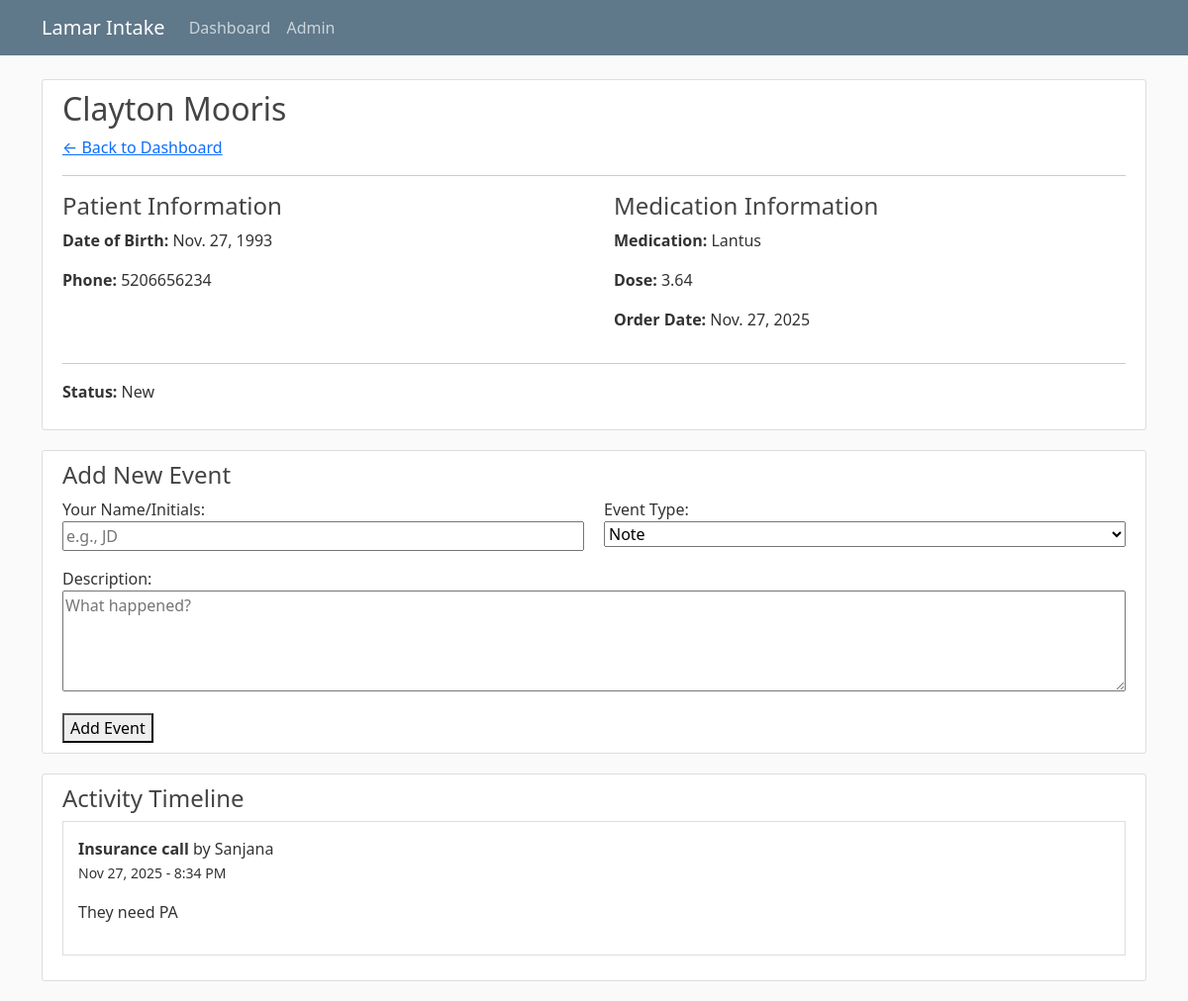
The page /prescription/4/ on the database its author committed.
### workflow/models.py (models this page shows, shortened)
class Prescription(models.Model):
    STATUS_CHOICES = [
        ('NEW', 'New'),
        ('INS_VERIFY', 'Verifying Insurance'),
        ('PA', 'Prior Auth'),
        ('INFO_REQ', 'Info Requested'),
        ('READY', 'Ready for Review'),
    ]
    patient_name = models.CharField(max_length=255)
    patient_dob = models.DateField()
    patient_phone = models.CharField(max_length=20, blank=True)
    medication_name = models.CharField(max_length=100)
    medication_dose = models.CharField(max_length=100)
    medication_order_date = models.DateField()
    status = models.CharField(max_length=100, choices=STATUS_CHOICES, default='NEW')
    created_at = models.DateTimeField(auto_now_add=True)
    updated_at = models.DateTimeField(auto_now=True)
    class Meta:
        ordering = ['-updated_at']
        unique_together = ['patient_name', 'patient_dob', 'medication_name', 'medication_order_date']

class Event(models.Model):
    EVENT_TYPES = [
        ('NOTE', 'Note'),
        ('INS', 'Insurance call'),
        ('STATUS', 'Status Change'),
        ('OTHER', 'Other'),
    ]
    prescription = models.ForeignKey(
        Prescription,
        on_delete=models.CASCADE,
        related_name='events'
    )
    performed_by = models.CharField(max_length=50)
    event_type = models.CharField(max_length=100, choices=EVENT_TYPES, default='NOTE')
    description = models.TextField()
    created_at = models.DateTimeField(auto_now_add=True)
    class Meta:
        ordering = ['-created_at']

### workflow/views.py (the view, shortened to what this page needs)
# urls.py: path('prescription/<int:pk>/', views.prescription_detail, name = 'prescription_detail'),
def prescription_detail(request, pk):
    prescription = get_object_or_404(Prescription, pk=pk)
    events = prescription.events.all()
    context = {
        'prescription': prescription,
        'events': events,
        'title': f'Prescription - {prescription.patient_name}',
        'event_types': Event.EVENT_TYPES,
    }
    return render(request, 'workflow/prescription_detail.html', context)

### workflow/templates/workflow/prescription_detail.html (shortened to what this page needs)
{% extends "workflow/base.html" %}
{% block content %}
    <div class="content-section">
        <h2>{{ prescription.patient_name }}</h2>
        <a href="{% url 'dashboard' %}">← Back to Dashboard</a>
        <hr>
        <div style="display: flex; gap: 40px;">
            <div style="flex: 1;">
                <h4>Patient Information</h4>
                <p><strong>Date of Birth:</strong> {{ prescription.patient_dob }}</p>
                <p><strong>Phone:</strong> {{ prescription.patient_phone|default:"Not provided" }}</p>
            </div>
            <div style="flex: 1;">
                <h4>Medication Information</h4>
                <p><strong>Medication:</strong> {{ prescription.medication_name }}</p>
                <p><strong>Dose:</strong> {{ prescription.medication_dose }}</p>
                <p><strong>Order Date:</strong> {{ prescription.medication_order_date }}</p>
            </div>
        </div>
        <hr>
        <p><strong>Status:</strong> {{ prescription.get_status_display }}</p>
    </div>
    <div class="content-section">
        <h4>Add New Event</h4>
        <form method="POST">
            <div style="display: flex; gap: 20px;">
                <p style="flex: 1;">
                    <label>Your Name/Initials:</label><br>
                    <input type="text" name="performed_by" required placeholder="e.g., JD" style="width: 100%;">
                </p>
                <p style="flex: 1;">
                    <label>Event Type:</label><br>
                    <select name="event_type" required style="width: 100%;">
                        {% for value, label in event_types %}
                            <option value="{{ value }}">{{ label }}</option>
                        {% endfor %}
                    </select>
                </p>
            </div>
            <p>
                <label>Description:</label><br>
                <textarea name="description" rows="4" required placeholder="What happened?" style="width: 100%;"></textarea>
            </p>
            <button type="submit">Add Event</button>
        </form>
    </div>
    <div class="content-section">
        <h4>Activity Timeline</h4>
        {% if events %}
            {% for event in events %}
                <div style="border: 1px solid #ddd; padding: 15px; margin-bottom: 15px;">
                    <p>
                        <strong>{{ event.get_event_type_display }}</strong>
                        by {{ event.performed_by }}
                        <br>
                        <small>{{ event.created_at|date:"M d, Y - g:i A" }}</small>
                    </p>
                    <p>{{ event.description }}</p>
                </div>
            {% endfor %}
        {% else %}
            <p>No events recorded yet. Add the first event above!</p>
        {% endif %}
    </div>
{% endblock %}

### workflow/static/workflow/main.css (style rules this page uses)
body { background: #fafafa; color: #333333; margin-top: 5rem; }
h1, h2, h3, h4, h5, h6 { color: #444444; }
.content-section { background: #ffffff; padding: 10px 20px; border: 1px solid #dddddd; border-radius: 3px; margin-bottom: 20px; }

### rows shown on the page
Prescription: patient_name "Clayton Mooris", patient_dob "Nov. 27, 1993", patient_phone "5206656234", medication_name "Lantus", medication_dose "3.64", medication_order_date "Nov. 27, 2025", status "New"
Event: event_type "Insurance call", performed_by "Sanjana", created_at "Nov 27, 2025 - 8:34 PM", description "They need PA"

### other values the page prints
form field event_type "Note"
